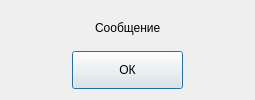
<?xml version="1.0" encoding="UTF-8"?>
<ui version="4.0">
 <class>TError</class>
 <widget class="QDialog" name="TError">
  <property name="geometry">
   <rect>
    <x>0</x>
    <y>0</y>
    <width>255</width>
    <height>100</height>
   </rect>
  </property>
  <property name="windowTitle">
   <string>Сообщение</string>
  </property>
  <property name="windowIcon">
   <iconset resource="IconsForMenu.qrc">
    <normaloff>:/1/Picture/Pic1.ico</normaloff>:/1/Picture/Pic1.ico</iconset>
  </property>
  <layout class="QGridLayout" name="gridLayout">
   <item row="0" column="0">
    <layout class="QHBoxLayout" name="horizontalLayout">
     <item>
      <spacer name="horizontalSpacer">
       <property name="orientation">
        <enum>Qt::Horizontal</enum>
       </property>
       <property name="sizeHint" stdset="0">
        <size>
         <width>40</width>
         <height>20</height>
        </size>
       </property>
      </spacer>
     </item>
     <item>
      <widget class="QLabel" name="Label">
       <property name="font">
        <font>
         <family>Tahoma</family>
         <pointsize>9</pointsize>
        </font>
       </property>
       <property name="text">
        <string>Сообщение</string>
       </property>
      </widget>
     </item>
     <item>
      <spacer name="horizontalSpacer_2">
       <property name="orientation">
        <enum>Qt::Horizontal</enum>
       </property>
       <property name="sizeHint" stdset="0">
        <size>
         <width>40</width>
         <height>20</height>
        </size>
       </property>
      </spacer>
     </item>
    </layout>
   </item>
   <item row="1" column="0">
    <layout class="QHBoxLayout" name="horizontalLayout_2">
     <item>
      <spacer name="horizontalSpacer_3">
       <property name="orientation">
        <enum>Qt::Horizontal</enum>
       </property>
       <property name="sizeHint" stdset="0">
        <size>
         <width>40</width>
         <height>20</height>
        </size>
       </property>
      </spacer>
     </item>
     <item>
      <widget class="QPushButton" name="pushButton">
       <property name="sizePolicy">
        <sizepolicy hsizetype="Fixed" vsizetype="Fixed">
         <horstretch>0</horstretch>
         <verstretch>0</verstretch>
        </sizepolicy>
       </property>
       <property name="minimumSize">
        <size>
         <width>111</width>
         <height>38</height>
        </size>
       </property>
       <property name="maximumSize">
        <size>
         <width>111</width>
         <height>38</height>
        </size>
       </property>
       <property name="font">
        <font>
         <family>Segoe UI</family>
         <pointsize>9</pointsize>
        </font>
       </property>
       <property name="text">
        <string>ОК</string>
       </property>
       <property name="icon">
        <iconset resource="IconsForMenu.qrc">
         <normaloff>:/1/Picture/OKGreen.png</normaloff>:/1/Picture/OKGreen.png</iconset>
       </property>
      </widget>
     </item>
     <item>
      <spacer name="horizontalSpacer_4">
       <property name="orientation">
        <enum>Qt::Horizontal</enum>
       </property>
       <property name="sizeHint" stdset="0">
        <size>
         <width>40</width>
         <height>20</height>
        </size>
       </property>
      </spacer>
     </item>
    </layout>
   </item>
  </layout>
 </widget>
 <resources>
  <include location="IconsForMenu.qrc"/>
 </resources>
 <connections/>
</ui>
